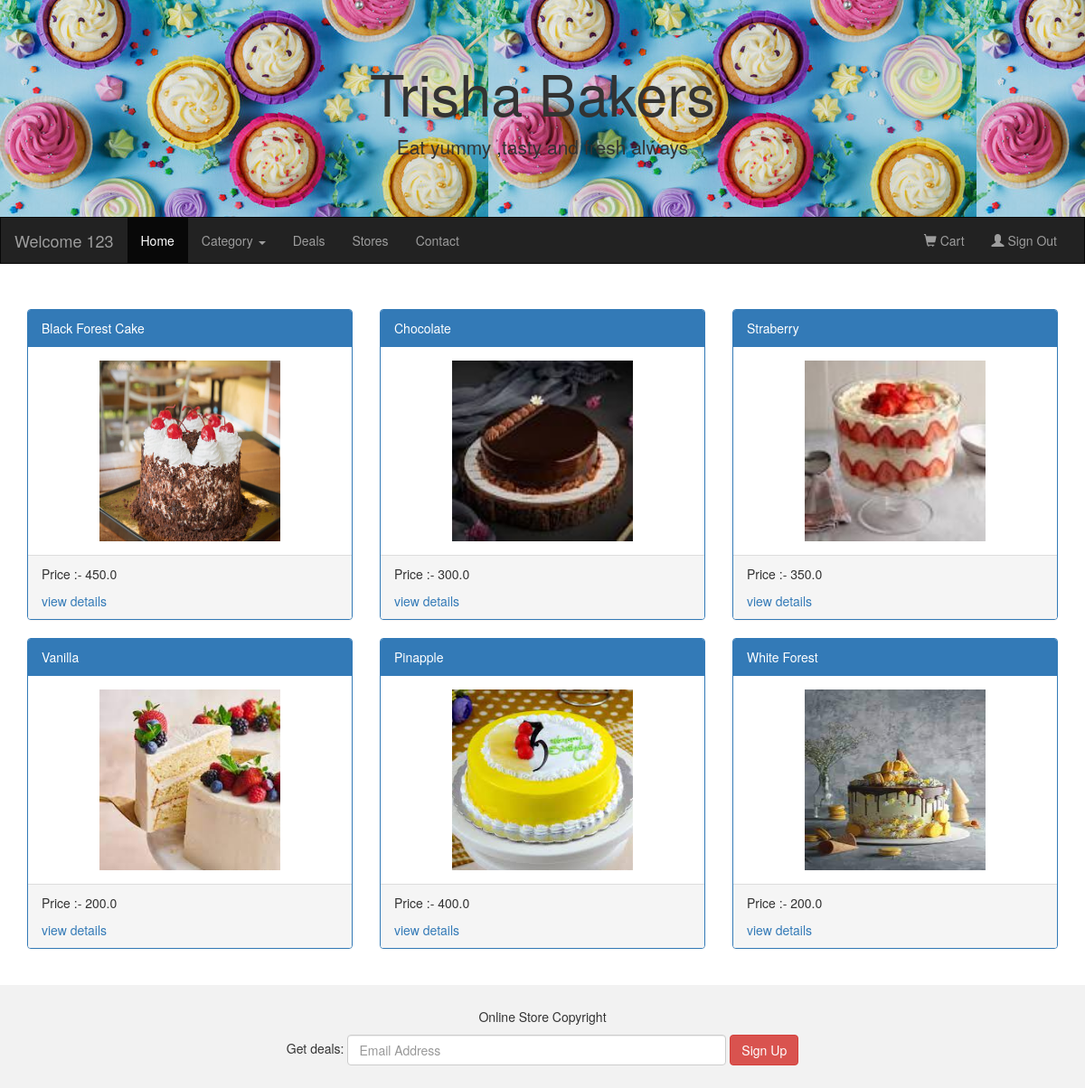
/ (signed in), run on the app's committed database.
### AdminApp/models.py (models this page shows)
class Product(models.Model):
    pname = models.CharField(max_length=20)
    price = models.FloatField(default=200)
    description = models.CharField(max_length=50)
    size = models.FloatField(default=1)
    quantity = models.IntegerField()
    image = models.ImageField(default='abc.jpg', upload_to='Images')
    cat = models.ForeignKey(to='Category', on_delete=models.CASCADE)
    class Meta:
        db_table = "Product"

### UserApp/views.py (the view)
# urls.py: path('',views.homepage),
def homepage(request):
    cats = Category.objects.all()
    cakes = Product.objects.all()
    return render(request, 'homepage.html', {"cats": cats, "cakes": cakes})

### UserApp/templates/homepage.html (shortened to what this page needs)
{%load static%}
<!DOCTYPE html>
<html lang="en">
<head>
    <link rel="stylesheet" href="https://maxcdn.bootstrapcdn.com/bootstrap/3.4.1/css/bootstrap.min.css">
</head>
<body>
    <div class="jumbotron">
        <div class="container text-center">
            <h1>Trisha Bakers</h1>
            <p>Eat yummy ,tasty and fresh always</p>
        </div>
    </div>
    <nav class="navbar navbar-inverse">
        <div class="container-fluid">
            <div class="navbar-header">
                {%if "uname" in request.session%}
      <a class="navbar-brand" href="#">Welcome {{request.session.uname}}</a>
      {%else%}
      <a class="navbar-brand" href="#">Cake Shop</a>
      {%endif%}
            </div>
            <div class="collapse navbar-collapse" id="myNavbar">
                <ul class="nav navbar-nav">
                    <li class="active"><a href="/">Home</a></li>
                    <li class="dropdown">
                        <a class="dropdown-toggle" data-toggle="dropdown" href="#">Category
                            <span class="caret"></span></a>
                    </li>
                    <li><a href="#">Deals</a></li>
                    <li><a href="#">Stores</a></li>
                    <li><a href="#">Contact</a></li>
                </ul>
                <ul class="nav navbar-nav navbar-right">
                    {%if "uname" in request.session%}
        <li><a href="/ShowAllCartItems"><span class="glyphicon glyphicon-shopping-cart"></span> Cart</a></li>
        <li><a href="/signout"><span class="glyphicon glyphicon-user"></span> Sign Out</a></li>
        {%else%}
        <li><a href="/login"><span class="glyphicon glyphicon-user"></span> Login</a></li>
        <li><a href="/signup"><span class="glyphicon glyphicon-user"></span> Sign Up</a></li>
        {%endif%}
        </ul>
            </div>
        </div>
    </nav>
    <div class="container">
    {%block content%}
        <div class="row">
            {% for cake in cakes%}
            <div class="col-sm-4">
                <div class="panel panel-primary">
                    <div class="panel-heading">{{cake.pname}}</div>
                    <div class="panel-body"><center><img src="{{cake.image.url}}" class="img-responsive"
                            style="width:200px;height:200px" alt="Image"></center></div>
                    <div class="panel-footer">
                        <p>Price :- {{cake.price}}</p>
                    <a href="/ViewDetails/{{cake.id}}">view details</a>
                    </div>
                </div>
            </div>
            {%endfor%}
        </div>
    {%endblock content%}
</div><br>
    <footer class="container-fluid text-center">
        <p>Online Store Copyright</p>
        <form class="form-inline">Get deals:
            <input type="email" class="form-control" size="50" placeholder="Email Address">
            <button type="button" class="btn btn-danger">Sign Up</button>
        </form>
    </footer>
</body>
</html>

### data on the page
Product: pname "Black Forest Cake", image (picture), price "450.0"
Product: pname "Chocolate", image (picture), price "300.0"
Product: pname "Straberry", image (picture), price "350.0"
Product: pname "Vanilla", image (picture), price "200.0"
Product: pname "Pinapple", image (picture), price "400.0"
Product: pname "White Forest", image (picture), price "200.0"

### other printed values
{{ request.session.uname }} "123"
